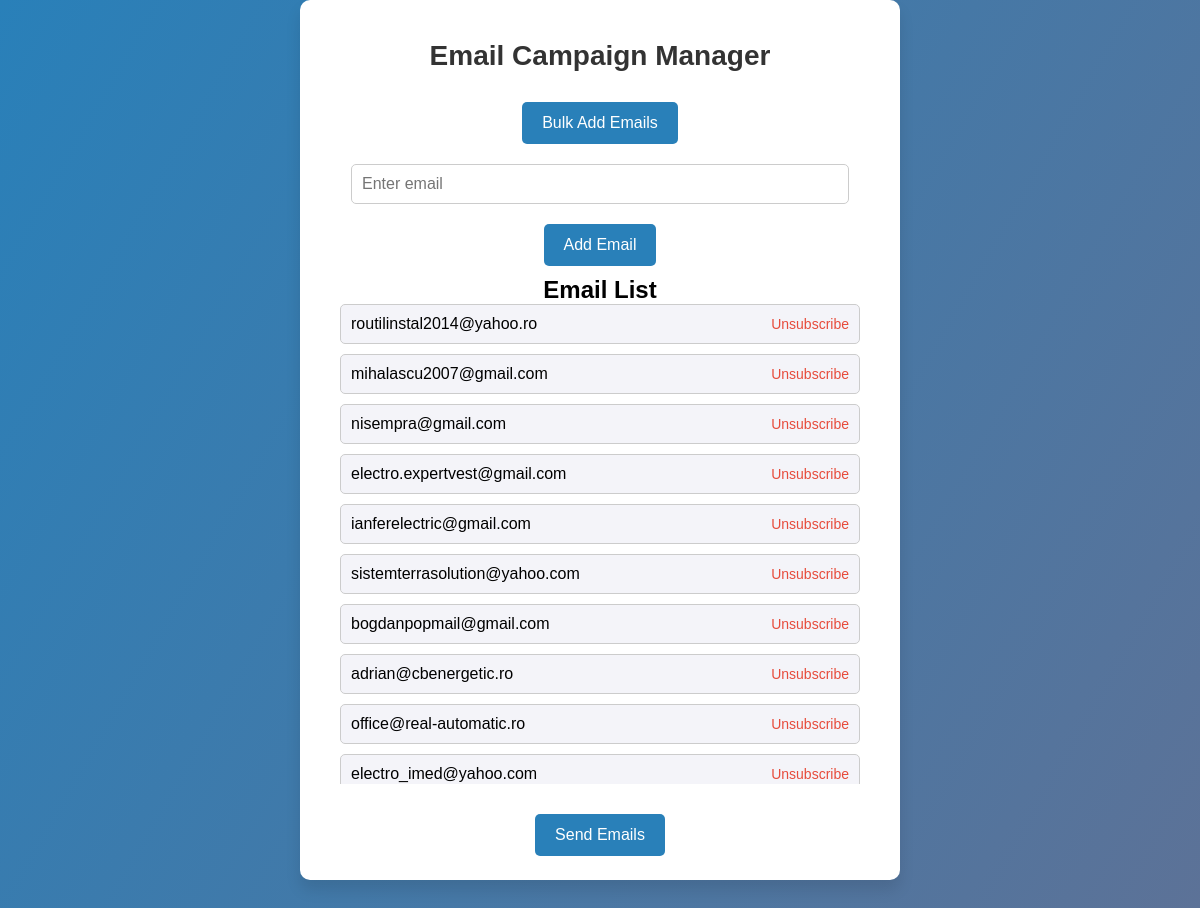
The page / (signed in) on the database as committed earlier.
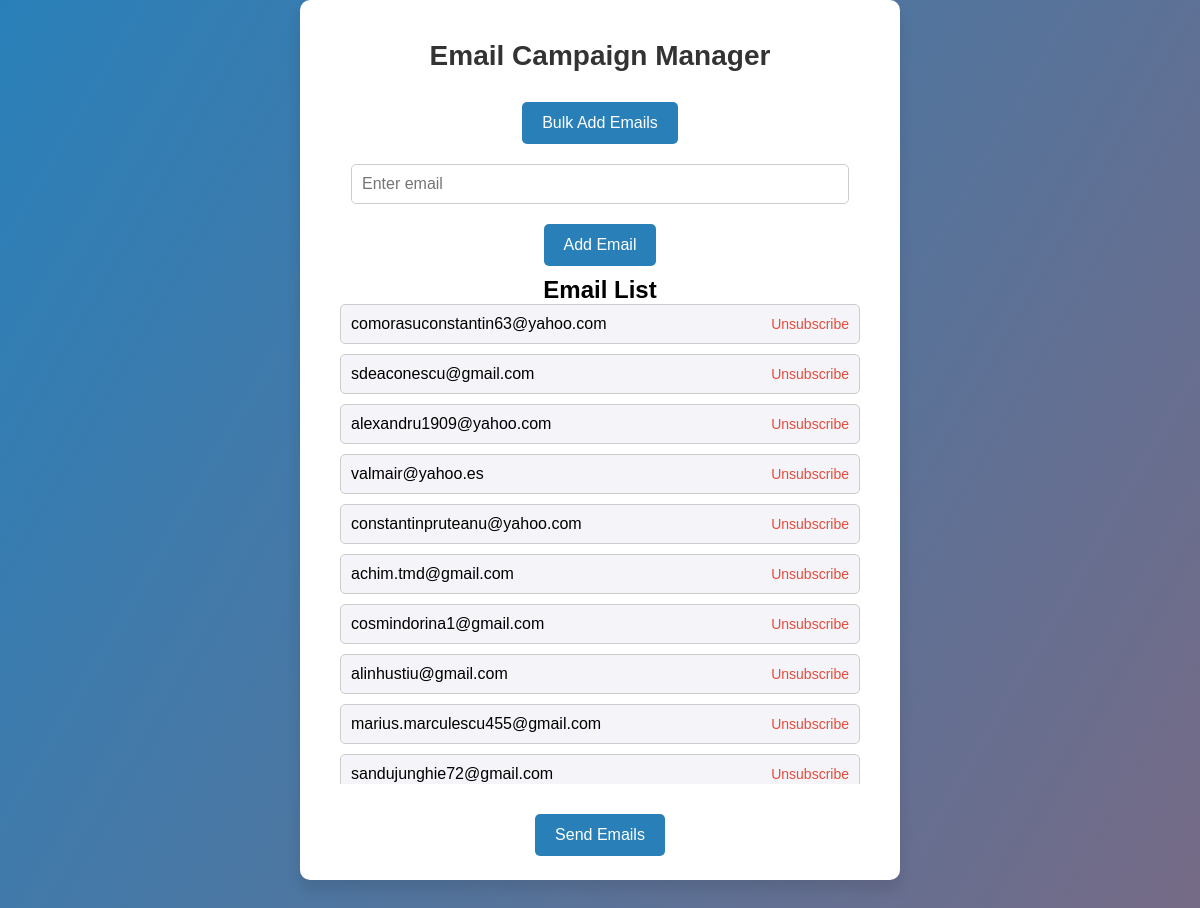
The same page on the database as committed later.
### application.py (models this page shows)
class Email(db.Model):
    id = db.Column(db.Integer, primary_key=True)
    email = db.Column(db.String(120), unique=True, nullable=False)
    unsubscribed = db.Column(db.Boolean, default=False)

### application.py (the view)
@app.route('/')
@login_required
def index():
    emails = Email.query.filter_by(unsubscribed=False).all()
    return render_template('index.html', emails=emails)

### application.py (called while the page is built)
@login_manager.user_loader
def load_user(user_id):
    return User.query.get(int(user_id))

### templates/index.html (shortened to what this page needs)
<!DOCTYPE html>
<html lang="en">
  <head>
    <link rel="stylesheet" href="{{ url_for('static', filename='index.css') }}">
  </head>
  <body>
    <div class="container">
      <h1>Email Campaign Manager</h1>
      <form action="{{ url_for('bulk_add_emails') }}" method="post">
        <button type="submit" class="btn">Bulk Add Emails</button>
      </form>
      <form action="{{ url_for('add_email') }}" method="POST" class="email-form">
        <input type="email" name="email" placeholder="Enter email" required />
        <button type="submit" class="btn">Add Email</button>
      </form>
      <h2>Email List</h2>
      <ul class="email-list">
        {% for email in emails %}
        <li>
          {{ email.email }}
          <a href="{{ url_for('unsubscribe', id=email.id) }}" class="unsubscribe-link">Unsubscribe</a>
        </li>
        {% endfor %}
      </ul>
      <form action="{{ url_for('send_emails') }}" method="POST">
        <button type="submit" class="btn">Send Emails</button>
      </form>
    </div>
  </body>
</html>

### static/index.css (style rules this page uses)
* { margin: 0; padding: 0; box-sizing: border-box; }
body { font-family: "Arial", sans-serif; background-color: #f4f4f9; display: flex; justify-content: center; height: 100vh; background-image: linear-gradient(120deg, #2980b9, #e74c3c); }
.container { background-color: white; padding: 40px; border-radius: 10px; box-shadow: 0px 10px 15px rgba(0, 0, 0, 0.1); width: 100%; max-width: 600px; min-height: 55rem; max-height: 55rem; text-align: center; }
h1 { color: #333; margin-bottom: 20px; font-size: 28px; font-weight: bold; }
.btn { background-color: #2980b9; color: white; padding: 12px 20px; font-size: 16px; border: none; border-radius: 5px; cursor: pointer; margin: 10px 0; transition: background-color 0.3s ease; }
input[type="email"] { padding: 10px; font-size: 16px; border: 1px solid #ccc; border-radius: 5px; outline: none; transition: border-color 0.3s ease; width: calc(100% - 22px); margin: 10px 0; }
.email-list { list-style-type: none; padding: 0; margin-bottom: 20px; max-height: 30rem; overflow-y: auto; }
.email-list li { background-color: #f4f4f9; padding: 10px; border: 1px solid #ccc; margin-bottom: 10px; border-radius: 5px; display: flex; justify-content: space-between; align-items: center; }
.unsubscribe-link { color: #e74c3c; text-decoration: none; font-size: 14px; }

Rows that differ between the two databases and show on the page:
no longer on this page (row edited): Email: email "routilinstal2014@yahoo.ro"
changed Email: email "mihalascu2007@gmail.com" → "comorasuconstantin63@yahoo.com"
changed Email: email "nisempra@gmail.com" → "sdeaconescu@gmail.com"
changed Email: email "electro.expertvest@gmail.com" → "alexandru1909@yahoo.com"
changed Email: email "ianferelectric@gmail.com" → "valmair@yahoo.es"
changed Email: email "sistemterrasolution@yahoo.com" → "constantinpruteanu@yahoo.com"
changed Email: email "bogdanpopmail@gmail.com" → "achim.tmd@gmail.com"
changed Email: email "adrian@cbenergetic.ro" → "cosmindorina1@gmail.com"
changed Email: email "office@real-automatic.ro" → "alinhustiu@gmail.com"
changed Email: email "electro_imed@yahoo.com" → "marius.marculescu455@gmail.com"
now on this page (row edited): Email: email "sandujunghie72@gmail.com"
